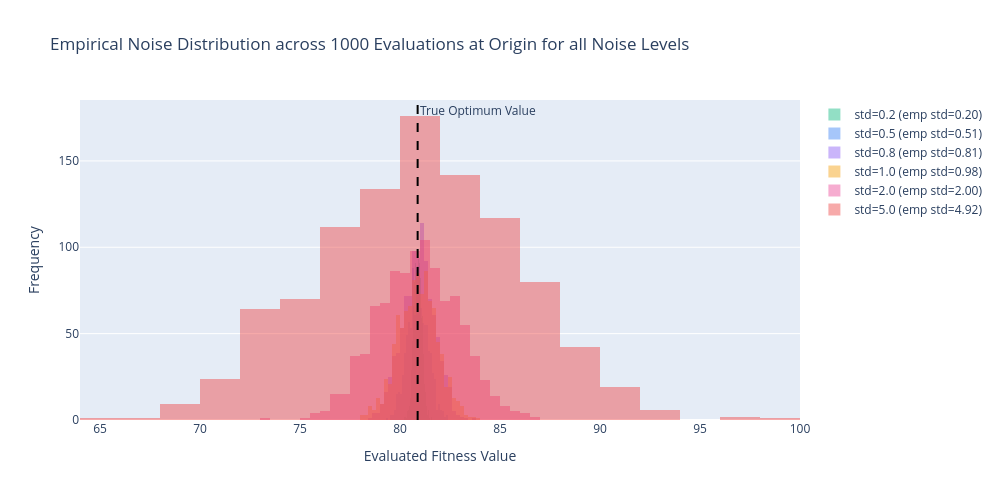

The notebook cell this image was saved under:
### Code cell
n_samples = 1000
test_pt = np.zeros(dim)

fig = go.Figure()
for std in [0.2, 0.5, 0.8, 1.0, 2.0, 5.0]:
    samples = [problem(test_pt, noise_std=std)[std] for _ in range(n_samples)]
    fig.add_trace(go.Histogram(
        x=samples,
        opacity=0.45,
        name=f'std={std} (emp std={np.std(samples):.2f})',
        marker_color=color_palette.get(std, '#6B7280'),
        nbinsx=30
    ))

true_val = problem(test_pt)
fig.add_vline(x=true_val, line_dash="dash", line_color="black", annotation_text="True Optimum Value")

fig.update_layout(
    title_text="Empirical Noise Distribution across 1000 Evaluations at Origin for all Noise Levels",
    xaxis_title="Evaluated Fitness Value",
    yaxis_title="Frequency",
    barmode='overlay',
    height=500,
    width=1000
)
fig.show()

### Figure 1 — Plotly figure (JSON) as saved in the notebook; plotly's stock layout.template omitted (floating-point values rounded to 4 significant figures; data arrays with more than 128 entries replaced by an {"elided": "..."} marker saying what was removed)
{"data": [{"marker": {"color": "#10B981"}, "name": "std=0.2 (emp std=0.20)", "nbinsx": 30, "opacity": 0.45, "type": "histogram", "x": {"elided": "1000 float values"}}, {"marker": {"color": "#3B82F6"}, "name": "std=0.5 (emp std=0.51)", "nbinsx": 30, "opacity": 0.45, "type": "histogram", "x": {"elided": "1000 float values"}}, {"marker": {"color": "#8B5CF6"}, "name": "std=0.8 (emp std=0.81)", "nbinsx": 30, "opacity": 0.45, "type": "histogram", "x": {"elided": "1000 float values"}}, {"marker": {"color": "#F59E0B"}, "name": "std=1.0 (emp std=0.98)", "nbinsx": 30, "opacity": 0.45, "type": "histogram", "x": {"elided": "1000 float values"}}, {"marker": {"color": "#EC4899"}, "name": "std=2.0 (emp std=2.00)", "nbinsx": 30, "opacity": 0.45, "type": "histogram", "x": {"elided": "1000 float values"}}, {"marker": {"color": "#EF4444"}, "name": "std=5.0 (emp std=4.92)", "nbinsx": 30, "opacity": 0.45, "type": "histogram", "x": {"elided": "1000 float values"}}], "layout": {"annotations": [{"showarrow": false, "text": "True Optimum Value", "x": 80.88, "xanchor": "left", "xref": "x", "y": 1, "yanchor": "top", "yref": "y domain"}], "barmode": "overlay", "height": 500, "shapes": [{"line": {"color": "black", "dash": "dash"}, "type": "line", "x0": 80.88, "x1": 80.88, "xref": "x", "y0": 0, "y1": 1, "yref": "y domain"}], "title": {"text": "Empirical Noise Distribution across 1000 Evaluations at Origin for all Noise Levels"}, "width": 1000, "xaxis": {"title": {"text": "Evaluated Fitness Value"}}, "yaxis": {"title": {"text": "Frequency"}}}}
